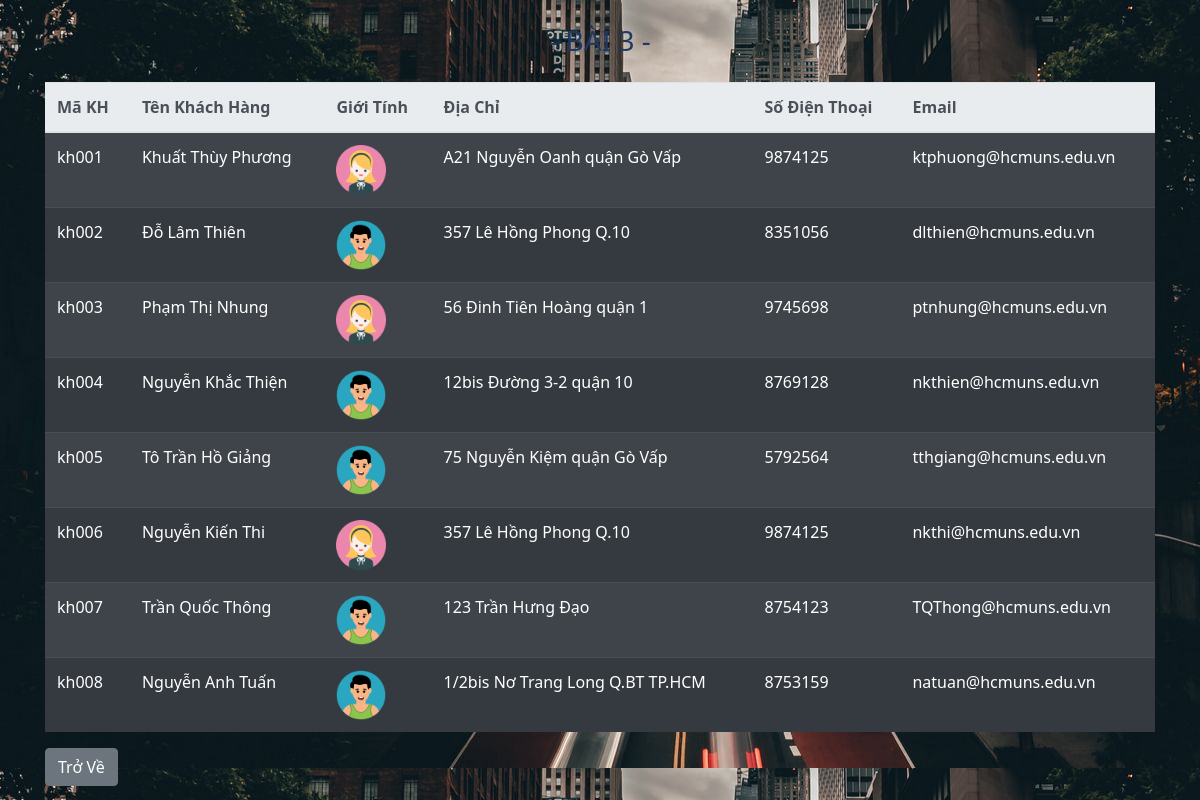
The app's page /ThucHanhPHP/mySQL/Bai3.php with its own data.
### tables this page shows
CREATE TABLE `khach_hang` (
  `Ma_khach_hang` varchar(5) NOT NULL,
  `Ten_khach_hang` varchar(100) NOT NULL,
  `Phai` tinyint(1) NOT NULL,
  `Dia_chi` varchar(200) NOT NULL,
  `Dien_thoai` varchar(20) NOT NULL,
  `Email` varchar(100) NOT NULL
);

### ThucHanhPHP/mySQL/Bai3.php (the view, shortened to what this page needs)
<?php
    $conn = mysqli_connect('localhost','root','','db_bansua')
    or die ('ket noi ko dc');
    mysqli_set_charset($conn,'utf8');
    $sql = 'SELECT * from khach_hang';
    $result = mysqli_query($conn,$sql) or die('Truy van sai');
?>
<!doctype html>
<html lang="en">
  <head>
    <link rel="stylesheet" href="../style.css">
    <link rel="stylesheet" href="https://stackpath.bootstrapcdn.com/bootstrap/4.3.1/css/bootstrap.min.css">
  </head>
  <body>
    <div class="container mt-4">
    <h3 class=" text-center mb-4 text-color"> - BÀI 3 - </h3>
    <table class="table table-hover table-dark table-striped">
        <thead class="thead-light">
            <tr>
                <th>Mã KH</th>
                <th>Tên Khách Hàng</th>
                <th>Giới Tính</th>
                <th>Địa Chỉ</th>
                <th>Số Điện Thoại</th>
                <th>Email</th>
            </tr>
        </thead>
        <tbody>
            <?php
            if(mysqli_num_rows($result)!=0)
                while($row = mysqli_fetch_array($result))
                {
                    echo'<tr>';
                    echo '<td>'.$row['Ma_khach_hang'].'</td>';
                    echo '<td>'.$row['Ten_khach_hang'].'</td>';
                    if($row['Phai']==0) echo '<td><img height="50px" src="img/nam.png"/></td>';
                    else echo '<td><img height="50px" src="img/nu.png"/></td>';
                    echo '<td>'.$row['Dia_chi'].'</td>';
                    echo '<td>'.$row['Dien_thoai'].'</td>';
                    echo '<td>'.$row['Email'].'</td>';
                    echo '</tr>';
                }
            ?>
        </tbody>
    </table>
    <a href="../Index.php" class="btn btn-secondary">Trở Về</a>
    </div>
  </body>
</html>

### ThucHanhPHP/style.css (style rules this page uses)
:root { --mainColor:#203864; --bgColor:white; }
body { background-image: url("background.jpg"); font-family: 'Bahnschrift', 'Segoe UI', Tahoma, Geneva, Verdana, sans-serif !important; box-sizing: border-box; }
.text-color { color: #203864; }

### records on screen
khach_hang: Ma_khach_hang "kh001", Ten_khach_hang "Khuất Thùy Phương", Phai 1 (drawn), Dia_chi "A21 Nguyễn Oanh quận Gò Vấp", Dien_thoai "9874125", Email "ktphuong@hcmuns.edu.vn"
khach_hang: Ma_khach_hang "kh002", Ten_khach_hang "Đỗ Lâm Thiên", Phai 0 (drawn), Dia_chi "357 Lê Hồng Phong Q.10", Dien_thoai "8351056", Email "dlthien@hcmuns.edu.vn"
khach_hang: Ma_khach_hang "kh003", Ten_khach_hang "Phạm Thị Nhung", Phai 1 (drawn), Dia_chi "56 Đinh Tiên Hoàng quận 1", Dien_thoai "9745698", Email "ptnhung@hcmuns.edu.vn"
khach_hang: Ma_khach_hang "kh004", Ten_khach_hang "Nguyễn Khắc Thiện", Phai 0 (drawn), Dia_chi "12bis Đường 3-2 quận 10", Dien_thoai "8769128", Email "nkthien@hcmuns.edu.vn"
khach_hang: Ma_khach_hang "kh005", Ten_khach_hang "Tô Trần Hồ Giảng", Phai 0 (drawn), Dia_chi "75 Nguyễn Kiệm quận Gò Vấp", Dien_thoai "5792564", Email "tthgiang@hcmuns.edu.vn"
khach_hang: Ma_khach_hang "kh006", Ten_khach_hang "Nguyễn Kiến Thi", Phai 1 (drawn), Dia_chi "357 Lê Hồng Phong Q.10", Dien_thoai "9874125", Email "nkthi@hcmuns.edu.vn"
khach_hang: Ma_khach_hang "kh007", Ten_khach_hang "Trần Quốc Thông", Phai 0 (drawn), Dia_chi "123 Trần Hưng Đạo", Dien_thoai "8754123", Email "TQThong@hcmuns.edu.vn"
khach_hang: Ma_khach_hang "kh008", Ten_khach_hang "Nguyễn Anh Tuấn", Phai 0 (drawn), Dia_chi "1/2bis Nơ Trang Long Q.BT TP.HCM", Dien_thoai "8753159", Email "natuan@hcmuns.edu.vn"
